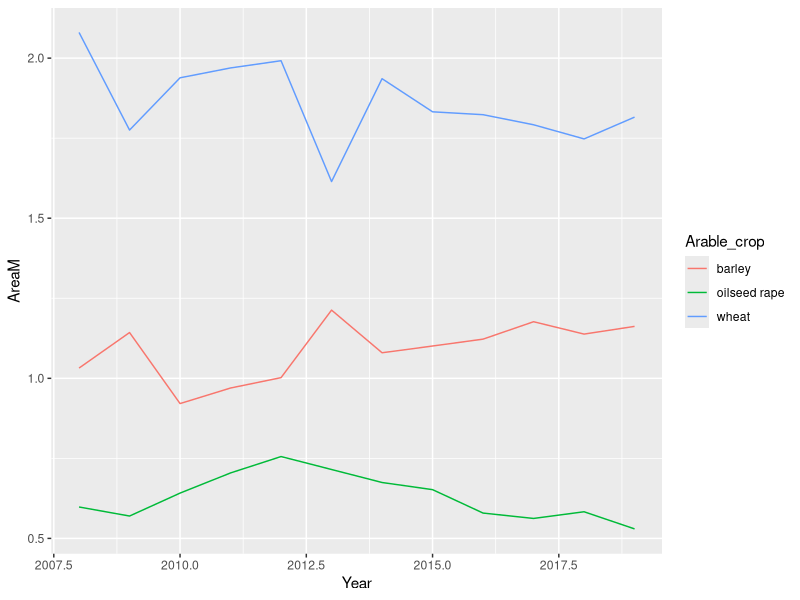
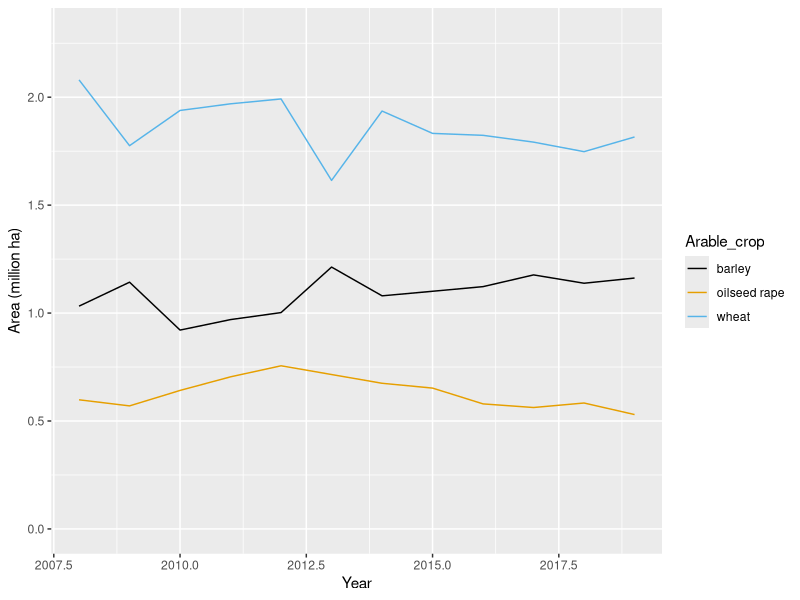
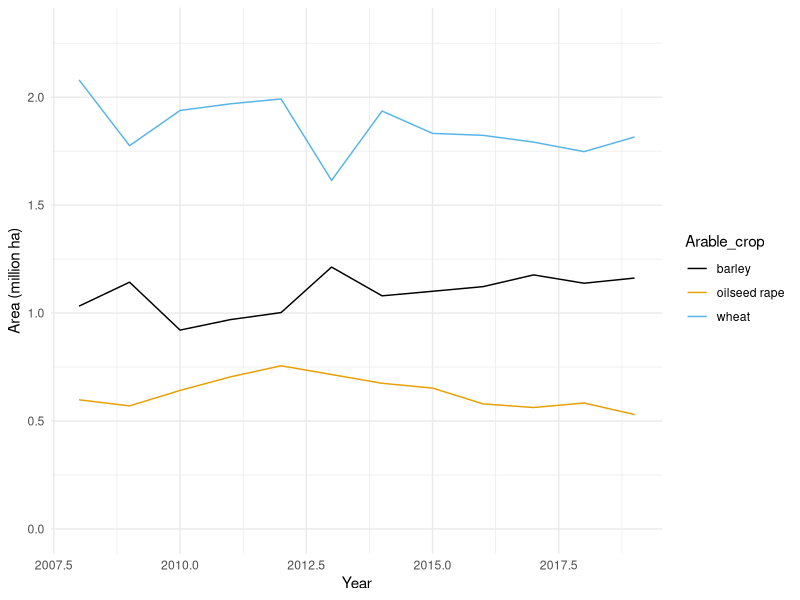
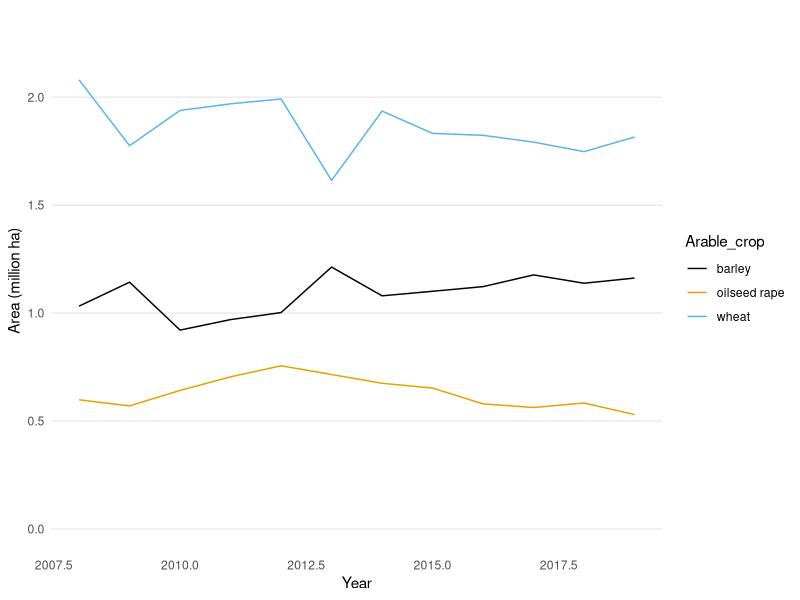
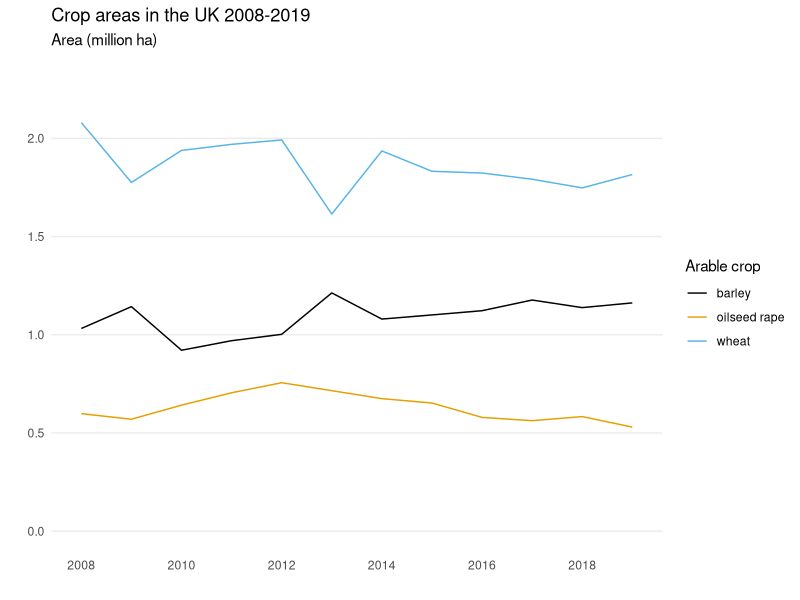

Source code (R) for these figures, in order:
## ---- chunk 1
knitr::opts_chunk$set(echo = TRUE)
## ---- chunk 2
#setwd("~/shiny/R Training/Intro to R")
## ---- chunk 3
# Libraries
library(dplyr) # note no use of " " when using library command 
library(readr)
library(readxl)
library(ggplot2)
library(ggthemes)
library(writexl)
## ---- chunk 4
arable_csv <- read_csv("june_survey_data_clean.csv")
glimpse(arable_csv)
arable_csv
## ---- chunk 5
# read in .xlsx file
arable <- read_excel("june_survey_data_clean.xlsx", sheet = "june_survey_data_clean")
## ---- chunk 6
arable_wheat <- arable %>% filter(Arable_crop == "wheat")
## ---- chunk 7
arable_wheat_clean <- arable %>%
  filter(Arable_crop == "wheat") %>%
  select(-...1)
## ---- chunk 8
prices <- data.frame("Arable_crop" = c("wheat", "barley"), "Price" = c(3,5))
## ---- chunk 9
arable_inc_prices <- left_join(arable, prices, by = "Arable_crop")
# Note that in this case the by = argument is note technically necessary but it is good practice
#Or using the pipe operator to achieve the same result
arable_inc_prices_piped <- arable %>% 
  left_join(prices, by = "Arable_crop")
#compare the two dataframes
#That pesky ...1 column is still in there, can you extend the code to include a pipe and a select() function?
## ---- chunk 10
glimpse(arable_inc_prices)
## ---- chunk 11
arable_inc_prices$AreaM
## ---- chunk 12
arable_inc_prices <- arable_inc_prices %>%  
  mutate(AreaM = as.character(arable_inc_prices$AreaM))
arable_inc_prices$AreaM

## ---- chunk 13
arable_inc_prices <- arable_inc_prices %>%  
  mutate(AreaM = as.numeric(arable_inc_prices$AreaM))

sum(arable_inc_prices$AreaM)
mean(arable_inc_prices$AreaM)
## ---- chunk 14
x <- 5
if(x > 0){
print("Positive number")
}
## ---- chunk 15
x <- -5

if ( x > 0) {
print("Positive number")
} else {
print("Negative number")
}
## ---- chunk 16
arable_inc_prices <- arable_inc_prices %>% mutate(after_2012 = ifelse(Year > 2012, TRUE, FALSE))
## ---- chunk 17
write_xlsx(arable_inc_prices, path = "arable_inc_prices.xlsx") # need to include .xlsx
## ---- chunk 18
arable_p <- arable %>%
  ggplot(aes(x = Year, y = AreaM,  colour = Arable_crop)) + 
  geom_line() 
arable_p # take a look
## ---- chunk 19
arable_p2 <- arable_p +
  scale_colour_colorblind() + # this comes from the ggthemes package
  xlab("Year") + 
  ylab("Area (million ha)") + # many different ways to change axis labels
  expand_limits(y=c(0,2.3)) # change axis range from default, 0 - 2.3 million ha
arable_p2 # take a look
## ---- chunk 20
arable_p3 <- arable_p2 + theme_minimal()
arable_p3
## ---- chunk 21
arable_p4 <- arable_p3 + theme(
        panel.grid.major.x = element_blank(), # remove major gridlines on the x axis 
        panel.grid.minor.x = element_blank(),
        panel.grid.minor.y = element_blank() # remove minor gridlines on the x axis
)
arable_p4
## ---- chunk 22
arable_final <- ggplot(arable, aes(x = factor(Year), group = Arable_crop, y = AreaM, colour = Arable_crop)) + 
  geom_line() +
    scale_colour_colorblind(name = "Arable crop") +
  labs(title="Crop areas in the UK 2008-2019",
       subtitle = "Area (million ha)") +
  xlab("") + ylab("")+ # make axis labels blank 
  expand_limits(y=c(0,2.3))+ scale_x_discrete(breaks = seq(2008, 2019, by = 2))+
  theme_minimal() +
  theme(text = element_text(colour = "black"),
        panel.grid.major.x = element_blank(),
        panel.grid.minor.x = element_blank(),
        panel.grid.minor.y = element_blank())

arable_final
